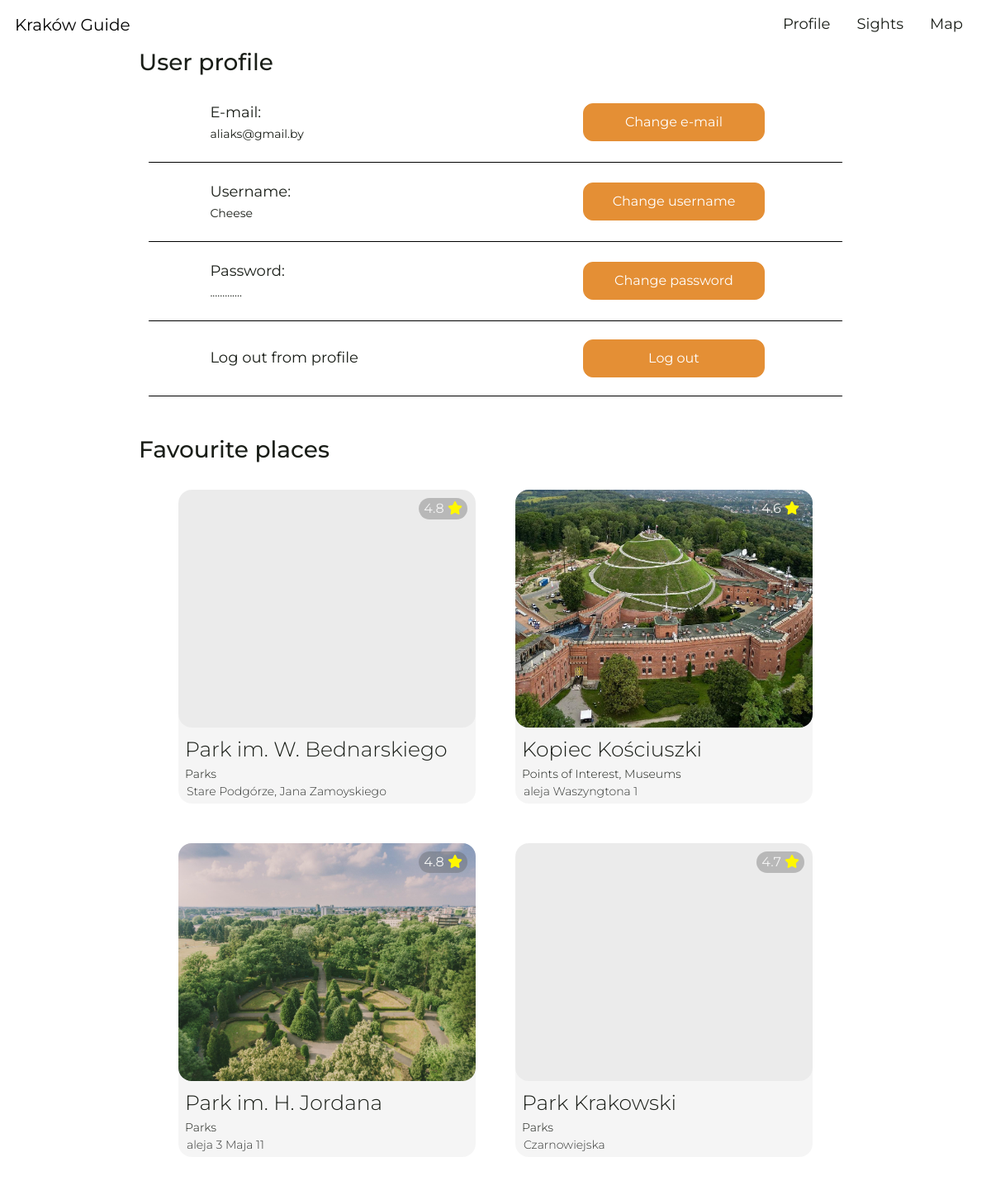
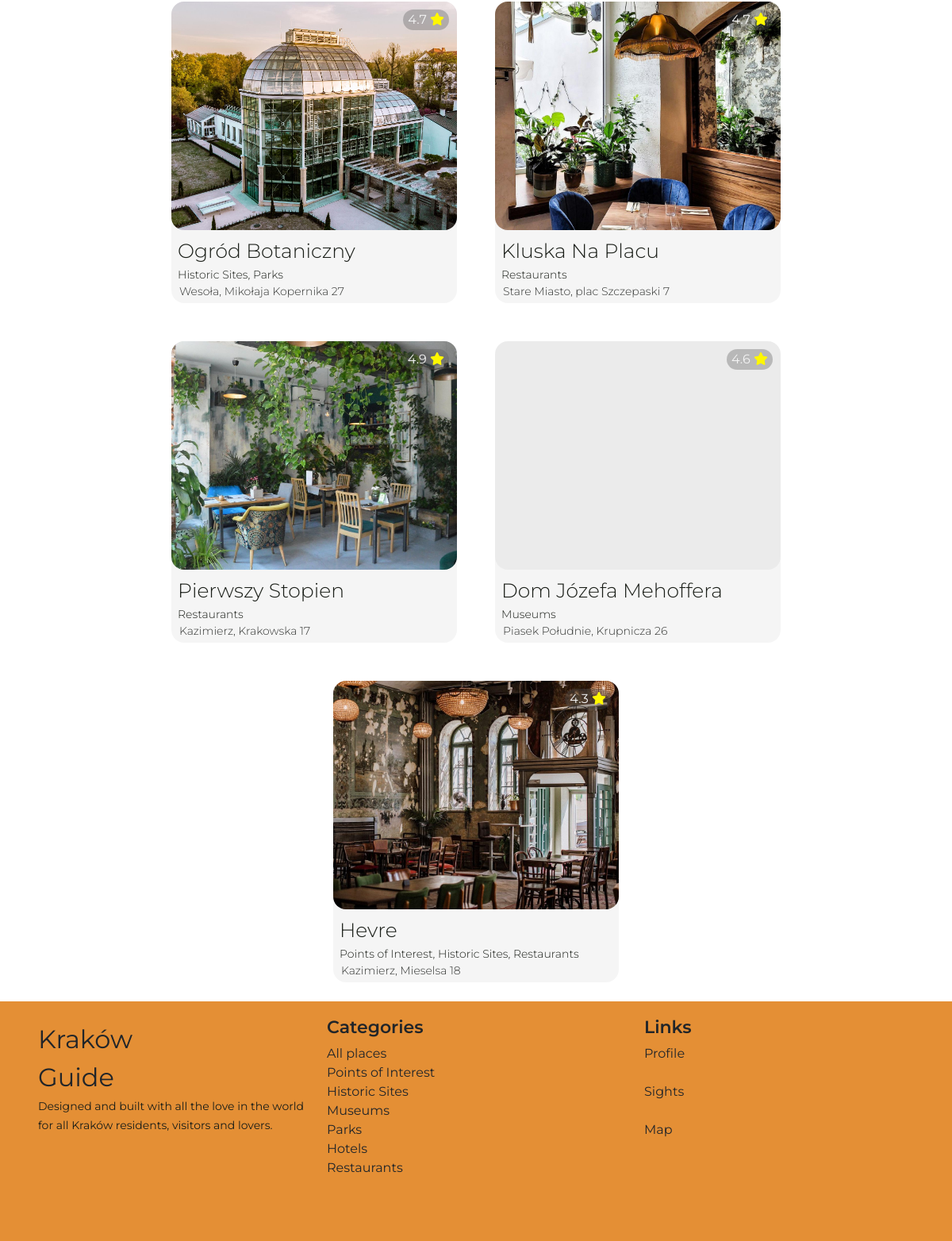
The page /profile (signed in) on the database its author committed (2 pictures, top to bottom).
### tables this page shows
CREATE TABLE users (id INTEGER PRIMARY KEY AUTOINCREMENT NOT NULL, username TEXT NOT NULL, email TEXT NOT NULL, hash TEXT NOT NULL);

CREATE TABLE sights (sight_id INTEGER PRIMARY KEY AUTOINCREMENT NOT NULL, name TEXT NOT NULL, address TEXT, mark NUMERIC, categories TEXT, photos TEXT, description TEXT);

### app.py (the view)
@app.route("/profile")
@login_required
def profile():
    user = query_db("SELECT id, username, email FROM users WHERE id = ?", (session["user_id"],))
    if user == []:
        return apology("Looks like you don't have permission", 400)
    favourites = query_db("SELECT sight_id FROM favourites WHERE user_id = ?",
                 (session["user_id"],))
    list = []
    if favourites == []:
        sights = []
    else:
        for favourite in favourites:
            list.append(int(favourite[0]))
    sights = query_db("SELECT * FROM sights WHERE sight_id IN (SELECT sight_id FROM favourites WHERE user_id = ?)",
             (session["user_id"],))
    return render_template("profile.html", user=user[0], sights=sights, favourites=list)

### app.py (called while the page is built)
def get_db():
    db = getattr(g, '_database', None)
    if db is None:
        db = g._database = sqlite3.connect(DATABASE)
    return db

@app.teardown_appcontext
def close_connection(exception):
    db = getattr(g, '_database', None)
    if db is not None:
        db.close()

def query_db(query, args=(), one=False):
    cur = get_db().execute(query, args)
    rv = cur.fetchall()
    cur.close()
    return (rv[0] if rv else None) if one else rv

@app.after_request
def after_request(response):
    response.headers["Cache-Control"] = "no-cache, no-store, must-revalidate"
    response.headers["Expires"] = 0
    response.headers["Pragma"] = "no-cache"
    return response

### helpers.py (called while the page is built)
def login_required(f):
    @wraps(f)
    def decorated_function(*args, **kwargs):
        if session.get("user_id") is None:
            return redirect("/login")
        return f(*args, **kwargs)
    return decorated_function

### templates/profile.html (shortened to what this page needs)
{% extends "layout.html" %}
{% block main %}
    <section class="profile">
        <h3>User profile</h3>
        <div class="profile_line container-xl">
            <div class="row">
                <div class="col-sm-6 col">
                    <p>E-mail:</p>
                    <span>{{ user[2] }}</span>
                </div>
                <div class="col-sm-6 mt-3 mt-md-0">
                    <button class="btn" data-bs-toggle="modal" data-bs-target="#emailChangeModal">Change e-mail</button>
                </div>
            </div>
        </div>
        <div class="profile_line container-xl">
            <div class="row">
                <div class="col-sm-6 col">
                    <p>Username:</p>
                    <span>{{ user[1] }}</span>
                </div>
                <div class="col-sm-6 mt-3 mt-md-0">
                    <button class="btn" data-bs-toggle="modal" data-bs-target="#usernameChangeModal">Change username</button>
                </div>
            </div>
        </div>
        <div class="profile_line container-lg">
            <div class="row">
                <div class="col-sm-6 col">
                    <div>
                        <p>Password:</p>
                        <span>.............</span>
                    </div>
                </div>
                <div class="col-sm-6 mt-3 mt-md-0">
                    <button class="btn" data-bs-toggle="modal" data-bs-target="#passwordChangeModal">Change password</button>
                </div>
            </div>
        </div>
        <div class="profile_line container-md">
            <div class="row">
                <div class="col-sm-6 col">
                    <p>Log out from profile</p>
                </div>
                <div class="col-sm-6 mt-3 mt-md-0">
                    <form action="/logout" method="get">
                        <button class="btn" type="submit" autocomplete="off">Log out</button>
                    </form>
                </div>
            </div>
        </div>
    </section>
    <section class="pt-5">
        <h3 class="profile-favourites">
            Favourite places
        </h3>
        <div class="container-fluid">
            <div class="row row-cols-auto justify-content-center">
                {% for sight in sights%}
                <div class="card p-0 m-4">
                    <div class="card_image" style="background-image: url('./static/sights/{{ sight[0] }}.jpg');"></div>
                    <div class="card_name ps-2 pt-2">{{ sight[1] }}</div>
                    <a href="/card/{{ sight[0] }}" class="stretched-button stretched-link ps-2" type="submit">{{ sight[4] }}</a>
                    <p class="location">{{ sight[2] }}</p>
                    <form action="/favourite" method="post">
                        <button class="stretched-link favourite" type="submit" autocomplete="off" >
                            {{ sight[3] }}
                            {% if sight[0] in favourites %}
                            <i class="fa-solid fa-star favourited"></i>
                            {% else %}
                            <i class="fa-solid fa-star"></i>
                            {% endif %}
                        </button>
                    </form>
                </div>
                {% endfor %}
            </div>
        </div>
    </section>
{% endblock %}

### static/styles.css (style rules this page uses)
body { font-family: "Montserrat", "Verdana", sans-serif; color: #1A1E18; background-color: #FFFFFF; }
h3 { text-align: start; }
.btn { color: #FFFFFF; background-color: #E48F35; border-color: #E48F35; }
.card { height: 380px; text-align: left; color: #1A1E18; background-color: rgba(0, 0, 0, 0.04); border: none; border-radius: 16px; }
.card p { position: relative; margin: 0 0 0 10px; font-size: 14px; font-weight: 300; color: #323432; }
.card .stretched-button { font-size: 14px; font-weight: 300; text-decoration: none; color: #1A1E18; border: none; }
.card .card_image { max-width: 88dvw; width: 360px; height: 288px; background-color: inherit; background-size: contain; background-repeat: no-repeat; border-radius: 16px; }
.card .card_name { font-size: 25px; font-weight: 300; }
.favourite { position: absolute; top: 10px; right: 10px; color: #F4F4F4; background-color: rgba(90, 89, 89, 0.35); border: none; border-radius: 16px; }
.favourite .fa-solid.fa-star { color: #F4F4F4; }
.favourite .fa-solid.fa-star.favourited { color: #FFF700; }
.profile-favourites { margin-left: 13dvw; }
.profile { min-width: 300px; margin: auto; }
.profile h3 { margin-left: 13dvw; }
.profile .profile_line { width: 70dvw; padding: 22px 0; border-bottom: 1px solid black; }
.profile .profile_line p { margin-bottom: 0; font-size: 18px; }
.profile .profile_line span { font-size: 14px; }
.profile .profile_line .row { align-items: center; }
.profile .profile_line .col { padding-left: 10%; text-align: start; }
.profile .profile_line .btn { width: 220px; height: 46px; border-radius: 12px; }

### rows shown on the page
users: email "aliaks@gmail.by", username "Cheese"
sights: name "Park im. W. Bednarskiego", categories "Parks", address "Stare Podgórze, Jana Zamoyskiego", mark "4.8"
sights: shows a picture, name "Kopiec Kościuszki", categories "Points of Interest, Museums", address "aleja Waszyngtona 1", mark "4.6"
sights: shows a picture, name "Park im. H. Jordana", categories "Parks", address "aleja 3 Maja 11", mark "4.8"
sights: name "Park Krakowski", categories "Parks", address "Czarnowiejska", mark "4.7"
sights: shows a picture, name "Ogród Botaniczny", categories "Historic Sites, Parks", address "Wesoła, Mikołaja Kopernika 27", mark "4.7"
sights: shows a picture, name "Kluska Na Placu", categories "Restaurants", address "Stare Miasto, plac Szczepaski 7", mark "4.7"
sights: shows a picture, name "Pierwszy Stopien", categories "Restaurants", address "Kazimierz, Krakowska 17", mark "4.9"
sights: name "Dom Józefa Mehoffera", categories "Museums", address "Piasek Południe, Krupnicza 26", mark "4.6"
sights: shows a picture, name "Hevre", categories "Points of Interest, Historic Sites, Restaurants", address "Kazimierz, Mieselsa 18", mark "4.3"
